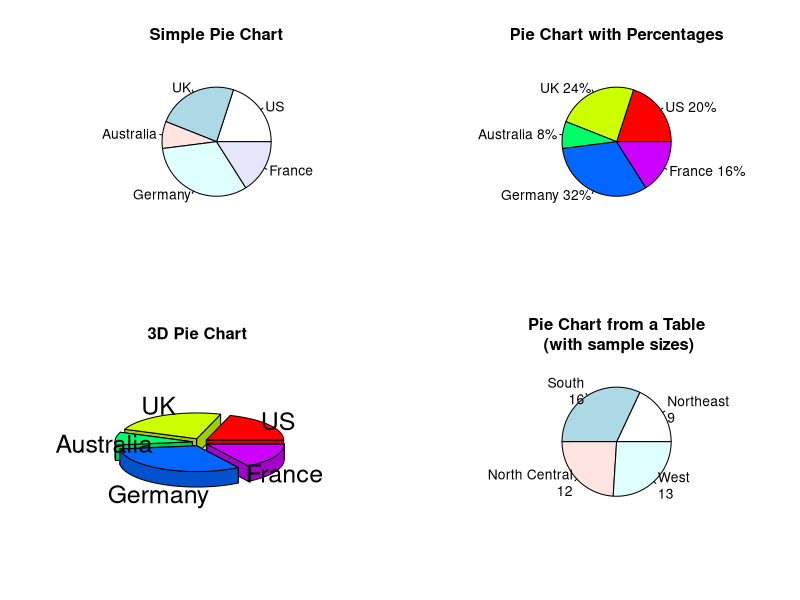
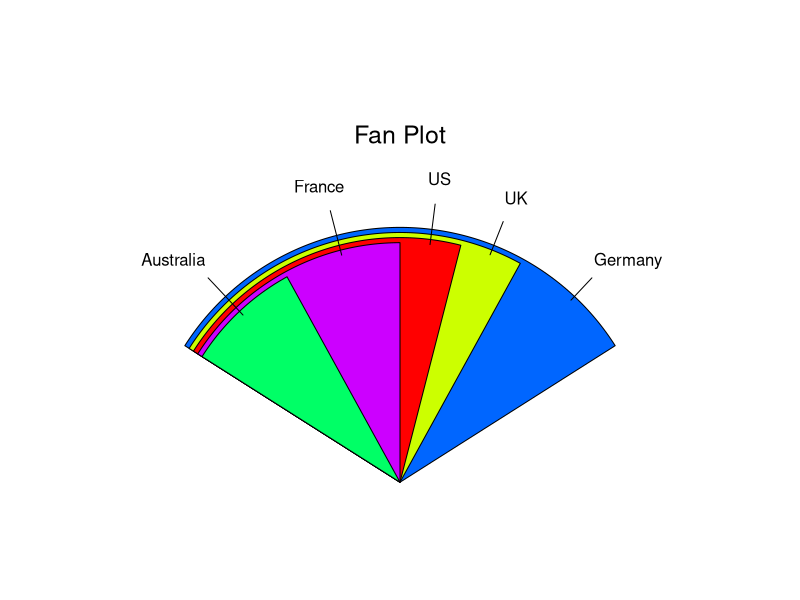

Recreate these plots in R, in order.
# Pie charts are created with the function
#
# pie(x, labels)
#
# where x is a non-negative numeric vector indicating the area of 
# each slice and labels provides a character vector of slice labels.

par(mfrow=c(2, 2))

slices <- c(10, 12,4, 16, 8)

lbls <- c("US", 
          "UK", 
          "Australia", 
          "Germany", 
          "France")
pie(slices, 
    labels = lbls,
    main="Simple Pie Chart")

pct <- round(slices/sum(slices)*100)
lbls2 <- paste(lbls, " ", pct, "%", sep="")
pie(slices, 
    labels=lbls2, 
    col=rainbow(length(lbls2)),
    main="Pie Chart with Percentages")

library(plotrix)
pie3D(slices, 
      labels=lbls,
      explode=0.1,
      main="3D Pie Chart ")

mytable <- table(state.region)
lbls3 <- paste(names(mytable), "\n", mytable, sep="")
pie(mytable, 
    labels = lbls3,
    main="Pie Chart from a Table\n (with sample sizes)")

x11()
slices <- c(10, 12,4, 16, 8)
lbls <- c("US", 
          "UK", 
          "Australia", 
          "Germany", 
          "France")
fan.plot(slices, labels = lbls, main="Fan Plot")

